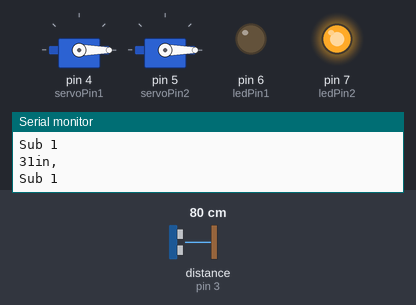
Recording of a sketch running on a simulated Arduino Uno, built with avr-gcc and run on an emulated ATmega328P. Shown: 2 × servo, output pins drawn as LEDs (lit = HIGH), the last lines printed to the serial monitor. Wiring (inferred from the names in the program): ultrasonic range finder: trigger pin 2; echo pin 3. The inputs (shaded band) are chosen by the test bench; at power-on: distance to the obstacle (sensor on pin 3) 80 cm. The echo pulse lasts 58.3 µs per cm; pins used as bus, display or sensor lines are not drawn.

Above: at 1.2 s.
1.3 s: distance to the obstacle (sensor on pin 3) set to 55 cm
2.8 s: distance to the obstacle (sensor on pin 3) set to 47 cm
At 3.7 s:
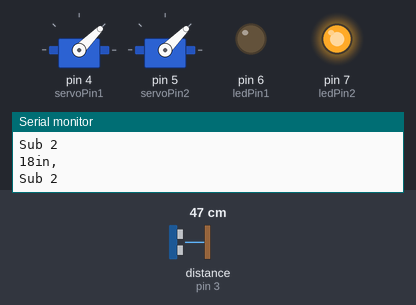
4.4 s: distance to the obstacle (sensor on pin 3) set to 29 cm
5.9 s: distance to the obstacle (sensor on pin 3) set to 23 cm
At 7.2 s:
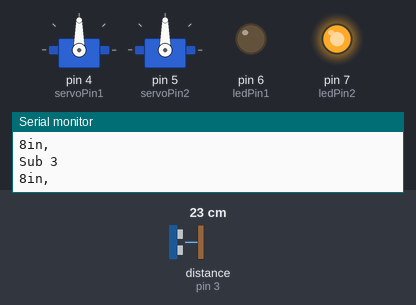
7.5 s: distance to the obstacle (sensor on pin 3) set to 26 cm
9.0 s: distance to the obstacle (sensor on pin 3) set to 32 cm
At 9.8 s:
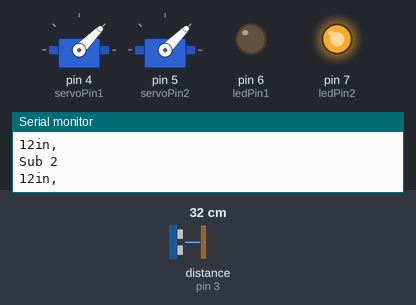
Timing chart, 0 to 11.6 s (numbered marks = the images above; inputs shaded):
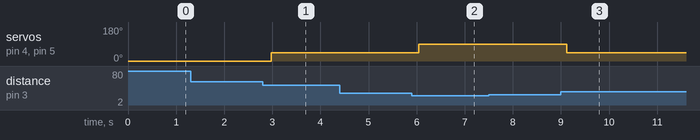

The sketch:

halloween_project.ino
```cpp
#include <Wire.h>
#include <Servo.h>

int trig = 2; // attach pin 3 to Trig
int echo = 3; //attach pin 4 to Echo
int servoPin1 = 4; //Attach servoPin1 to digital 4
int servoPin2 = 5; //Attach servoPin2 to digital 5
int ledPin1 = 6; //LED plugged into D6
int ledPin2 = 7; //LED plugged into D7
int buttonState = 0; //hold if a button is pressed or not. 0 = not press, 1 = press!

Servo motor1; //1st servo...
Servo motor2; //2nd servo...

void setup() {
  // put your setup code here, to run once:
  Serial.begin(9600);
  motor1.attach(servoPin1); //Servo 1 in digital 5
  motor2.attach(servoPin2); //Servo 2 in digital 4

  pinMode(ledPin1, OUTPUT);  //output for LED 1
  pinMode(ledPin2, OUTPUT);  //output for LED 2
    ; //Sets LED on
  digitalWrite(ledPin2, HIGH); //Sets LED on
  motor1.write(0); //Sets motor to 0
  motor2.write(0); //Sets motor to 0
}

void loop() {
  // put your main code here, to run repeatedly:
  long duration, inches, cm;

  // Transducer set up
  pinMode(trig, OUTPUT);
  digitalWrite(trig, LOW);
  delayMicroseconds(2);
  digitalWrite(trig, HIGH);
  delayMicroseconds(5);
  digitalWrite(trig, LOW);

  pinMode(echo, INPUT);
  duration = pulseIn(echo, HIGH);
  inches = microsecondsToInches(duration);
  Serial.print(inches);
  Serial.print("in, ");
  Serial.println();

  delay(100);

  if (inches > 20) //if distance is greater than 20 inches set motors to 0
  {
    motor1.write(0);
    motor2.write(0);
    Serial.println("Sub 1");
    delay(15);
  }
  if (inches < 20 && inches > 10) //if distance is greater than 10 inches but less than 20 set motors to 45
  {

    motor1.write(45);
    motor2.write(45);
    Serial.println("Sub 2");
    delay(15);
  }
  if (inches < 10) //if distance is greater than 10 inches set motors to 90
  {
    motor1.write(90);
    motor2.write(90);
    Serial.println("Sub 3");
    delay(15);
  }
}

//Convert
long microsecondsToInches(long microseconds)

{
  // According to Parallax's datasheet for the PING))), there are
  // 73.746 microseconds per inch (i.e. sound travels at 1130 feet per
  // second). This gives the distance travelled by the ping, outbound
  // and return, so we divide by 2 to get the distance of the obstacle.
  // See: http://www.parallax.com/dl/docs/prod/acc/28015-PI...
  return microseconds / 74 / 2;
}

long microsecondsToCentimeters(long microseconds)
{
  // The speed of sound is 340 m/s or 29 microseconds per centimeter.
  // The ping travels out and back, so to find the distance of the
  // object we take half of the distance travelled.
  return microseconds / 29 / 2;
}
```

Measured:
- the behaviour switches between 52 and 51 cm on distance to the obstacle (sensor on pin 3) (found by bisection; images 0 and 1)
- the behaviour switches between 26 and 25 cm on distance to the obstacle (sensor on pin 3) (found by bisection; images 1 and 2)
- the behaviour switches between 28 and 29 cm on distance to the obstacle (sensor on pin 3) (found by bisection; images 2 and 3)
- after the input at 2.8 s, servo on pin 4 (servoPin1), servo on pin 5 (servoPin2): 0° → 45° after 0.18 s
- after the input at 5.9 s, servo on pin 4 (servoPin1), servo on pin 5 (servoPin2): 45° → 90° after 0.15 s
- after the input at 9.0 s, servo on pin 4 (servoPin1), servo on pin 5 (servoPin2): 90° → 45° after 0.12 s
